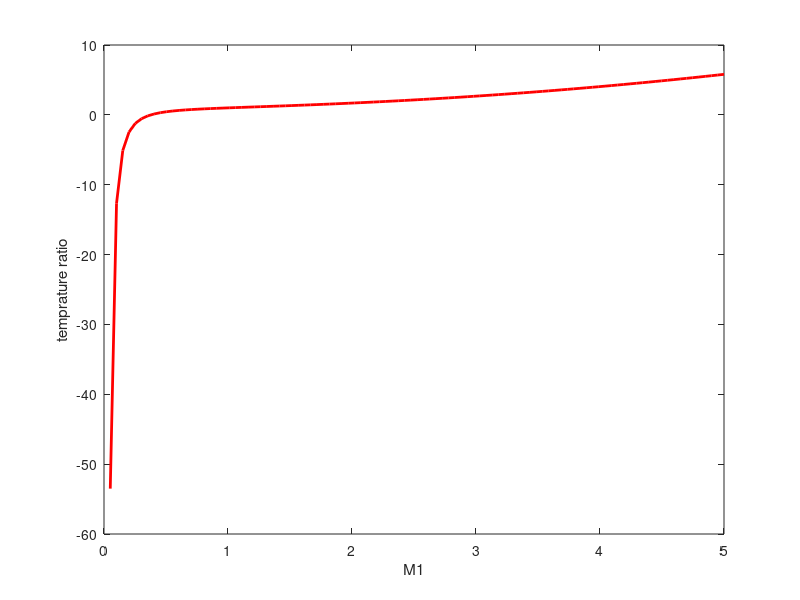

Reproduce this figure in MATLAB. (Note: this script raises an error after producing the figure.)
M1 = linspace(0,5,100);
gamma=1.4;
c=(2*gamma)/(gamma+1);
pressur_ratio=1+(c*((M1.^2)-1));
x1=(gamma+1)*(M1.^2);
y1=(2+((gamma-1)*(M1.^2)));
den_ratio=(x1./y1);
temp_ratio=((pressur_ratio)./(den_ratio));
plot(M1,temp_ratio,'r','Linewidth',2);
xlabel('M1');
ylabel('temprature ratio');
sgtitle("M1 Vs temprature ratio");